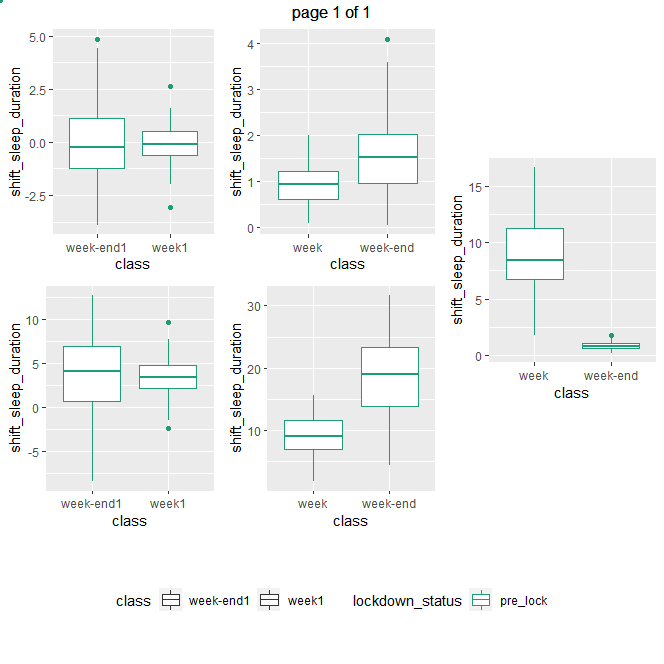

The script that drew this image:

library(ggplot2)
# Multiple figure on same plot with ggplot 
df <- rbind(data.frame(exemple_side_byside = rep("A",100) ,
                       lockdown_status=rep("pre_lock", 100),
                       class = rep("week1", 100),
                       shift_sleep_duration=rnorm(100,0,1)),
            data.frame(exemple_side_byside = rep("A",100) ,
                       lockdown_status=rep("pre_lock", 100),
                       class = rep("week-end1", 100),
                       shift_sleep_duration=rnorm(100,0,2)),
            data.frame(exemple_side_byside = rep("B",100) ,
                       lockdown_status=rep("post_lock", 100),
                       class = rep("week", 100),
                       shift_sleep_duration=rweibull(100,2,1)),
            data.frame(exemple_side_byside = rep("B",100) ,
                       lockdown_status=rep("post_lock", 100),
                       class = rep("week-end", 100),
                       shift_sleep_duration=rweibull(100,2,2))
            )

ggplot(df, aes(x = class, y=shift_sleep_duration, color=lockdown_status, shape=class)) +
  geom_boxplot() +
  facet_wrap(~exemple_side_byside )  +
  scale_color_brewer(palette="Dark2") +
  theme(legend.position="bottom")

# Exemple avec nombre impaire de catégorie ce qui peut poser problème

df2 <- rbind(df ,
            data.frame(exemple_side_byside = rep("C",100) ,
                       lockdown_status=rep("pre_lock", 100),
                       class = rep("week1", 100),
                       shift_sleep_duration=rnorm(100,4,2)),
            data.frame(exemple_side_byside = rep("C",100) ,
                       lockdown_status=rep("pre_lock", 100),
                       class = rep("week-end1", 100),
                       shift_sleep_duration=rnorm(100,4,4)),
            data.frame(exemple_side_byside = rep("D",100) ,
                       lockdown_status=rep("post_lock", 100),
                       class = rep("week", 100),
                       shift_sleep_duration=rweibull(100,3,10)),
            data.frame(exemple_side_byside = rep("D",100) ,
                       lockdown_status=rep("post_lock", 100),
                       class = rep("week-end", 100),
                       shift_sleep_duration=rweibull(100,3,20)),
            data.frame(exemple_side_byside = rep("E",100) ,
                       lockdown_status=rep("post_lock", 100),
                       class = rep("week", 100),
                       shift_sleep_duration=rweibull(100,3,10)),
            data.frame(exemple_side_byside = rep("E",100) ,
                       lockdown_status=rep("post_lock", 100),
                       class = rep("week-end", 100),
                       shift_sleep_duration=rweibull(100,3,1))
            
)

ggplot(df2, aes(x = class, y=shift_sleep_duration, color=lockdown_status, shape=class)) +
  geom_boxplot() +
  facet_wrap(~exemple_side_byside)+
  scale_color_brewer(palette="Dark2") +
  theme(legend.position="bottom")

# Solution en utilisant grid extra et avec une legende par tout les graphiques  


# utilisation de lapply pour une liste de plot a partir d'une colonnes 
exemple <- lapply(unique(df2$exemple_side_byside) ,function(x) {
  if (x == unique(df2$exemple_side_byside)[1]) { # si nous sommes sur la premier itération de la boucle ajout de la légende
    ggplot(df2[df2$exemple_side_byside == x,], aes(x = class, y=shift_sleep_duration, color=lockdown_status, shape=class)) +
      geom_boxplot() +
      scale_color_brewer(palette="Dark2") +
      theme(legend.position="bottom") # ajout de la légende ici
    } else { # sinon pas de legnde
        ggplot(df2[df2$exemple_side_byside == x,], aes(x = class, y=shift_sleep_duration, color=lockdown_status, shape=class)) +
          geom_boxplot() +
          scale_color_brewer(palette="Dark2") + 
          theme(legend.position="none") # suppression de la légende ici 
      }
}
)



#extract legend from ggplot object 
# source : 
#https://github.com/hadley/ggplot2/wiki/Share-a-legend-between-two-ggplot2-graphs
g_legend<-function(a.gplot){
  tmp <- ggplot_gtable(ggplot_build(a.gplot))
  leg <- which(sapply(tmp$grobs, function(x) x$name) == "guide-box")
  legend <- tmp$grobs[[leg]]
  return(legend)}

exemple[["mylegend"]] <- g_legend(exemple[[1]]) # ajout de l'objet légende a ma liste

exemple[[1]] <- exemple[[1]] +   theme(legend.position="none")

#layout of plots

# création d'un tableau indiquant ou doivent etres placer chacun de mes 6 élémebts de ma liste et la tailles qu'il occupes
# les Na permette de centrer le 5 eme éléments 

lay <- matrix(c(1, 2, NA, 
                1, 2, 5, 
                3, 4, 5, 
                3, 4, NA,
                6, 6, 6), 
              nrow = 5, byrow=TRUE)

gridExtra::marrangeGrob(exemple, layout_matrix = lay )
